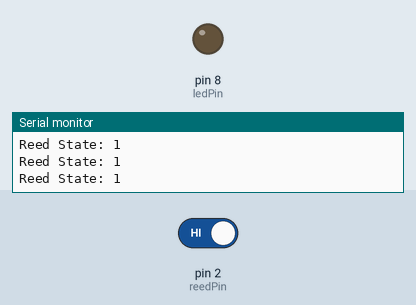
Recording of a sketch running on a simulated Arduino Uno, built with avr-gcc and run on an emulated ATmega328P. Shown: output pins drawn as LEDs (lit = HIGH), the last lines printed to the serial monitor. The test bench sets the inputs (shaded band); at power-on: pin 2 (reedPin) HIGH.

Above: at 1.2 s.
1.3 s: pin 2 (reedPin) driven LOW
At 2.5 s:
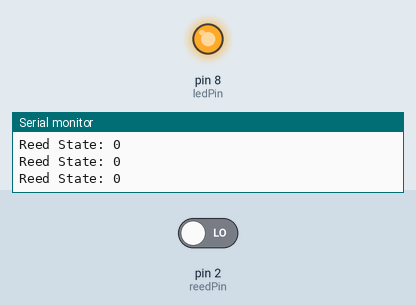
2.8 s: pin 2 (reedPin) driven HIGH
At 3.9 s:
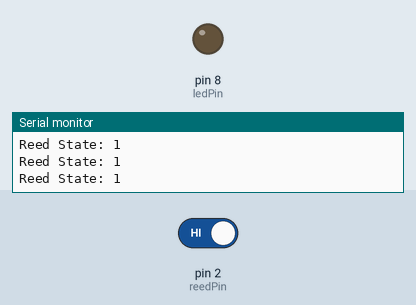
Timing chart, 0 to 5.8 s (numbered marks = the images above; inputs shaded):
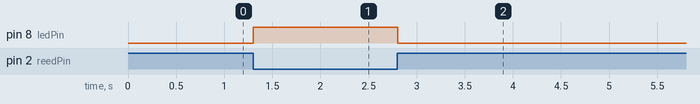

The sketch:

reedSwitch.ino
```cpp
/*
==========================================
SARKIT EdTech Project
Title: Reed Switch Magnetic Sensor with Arduino
Description:
This project uses a Reed Switch Sensor to
detect the presence of a magnet. When a
magnet comes near the sensor, an LED turns ON
and the sensor state is displayed on the
Serial Monitor.

Author: SARKIT EdTech
==========================================
*/

int reedPin = 2;   // Reed switch sensor pin
int ledPin  = 8;   // LED pin

void setup() {

  pinMode(reedPin, INPUT_PULLUP);   // Enable internal pull-up resistor
  pinMode(ledPin, OUTPUT);

  Serial.begin(9600);
}

void loop() {

  int state = digitalRead(reedPin);   // Read reed switch state

  Serial.print("Reed State: ");
  Serial.println(state);

  // Magnet detected
  if (state == LOW) {

    digitalWrite(ledPin, HIGH);   // Turn LED ON

  } else {

    digitalWrite(ledPin, LOW);    // Turn LED OFF
  }

  delay(100);   // Small delay for stable readings
}
```

Measured:
- after the input at 1.3 s, pin 8 (ledPin): LOW → HIGH at once
- after the input at 2.8 s, pin 8 (ledPin): HIGH → LOW at once
